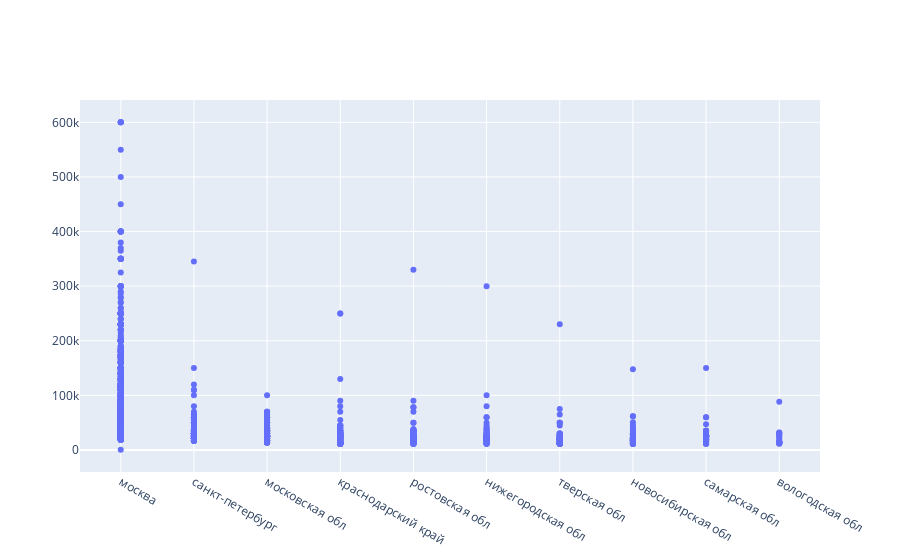

The notebook cell saved with this chart:
### Code cell
fig = go.Figure(data=go.Scatter(
                x=data['Регион'],
                y=data['ФОТ 1'],
                mode='markers'
))

fig.show()

### Figure 1 — Plotly figure (JSON) as saved in the notebook; plotly's stock layout.template omitted (floating-point values rounded to 4 significant figures; data arrays with more than 128 entries replaced by an {"elided": "..."} marker saying what was removed)
{"data": [{"mode": "markers", "type": "scatter", "x": {"elided": "2069 str values"}, "y": {"elided": "2069 float values"}}], "layout": {}}
